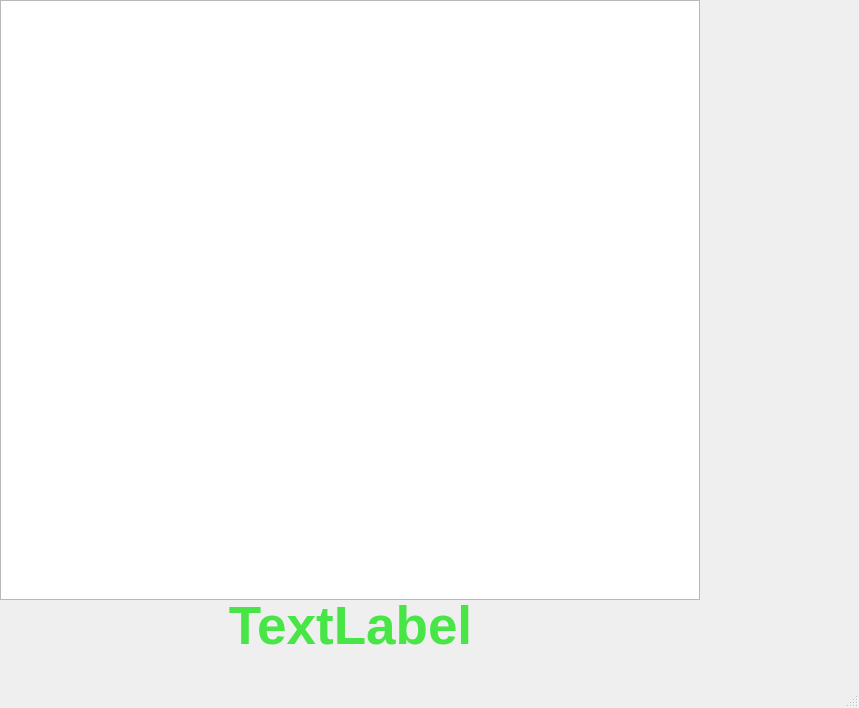
<?xml version="1.0" encoding="UTF-8"?>
<ui version="4.0">
 <class>MainWindow</class>
 <widget class="QMainWindow" name="MainWindow">
  <property name="geometry">
   <rect>
    <x>0</x>
    <y>0</y>
    <width>859</width>
    <height>708</height>
   </rect>
  </property>
  <property name="windowTitle">
   <string>MainWindow</string>
  </property>
  <widget class="QWidget" name="centralwidget">
   <widget class="QTableWidget" name="table">
    <property name="geometry">
     <rect>
      <x>0</x>
      <y>0</y>
      <width>700</width>
      <height>600</height>
     </rect>
    </property>
   </widget>
   <widget class="QLabel" name="label">
    <property name="geometry">
     <rect>
      <x>10</x>
      <y>600</y>
      <width>681</width>
      <height>51</height>
     </rect>
    </property>
    <property name="palette">
     <palette>
      <active>
       <colorrole role="WindowText">
        <brush brushstyle="SolidPattern">
         <color alpha="216">
          <red>40</red>
          <green>227</green>
          <blue>39</blue>
         </color>
        </brush>
       </colorrole>
      </active>
      <inactive>
       <colorrole role="WindowText">
        <brush brushstyle="SolidPattern">
         <color alpha="216">
          <red>40</red>
          <green>227</green>
          <blue>39</blue>
         </color>
        </brush>
       </colorrole>
      </inactive>
      <disabled>
       <colorrole role="WindowText">
        <brush brushstyle="SolidPattern">
         <color alpha="63">
          <red>0</red>
          <green>0</green>
          <blue>0</blue>
         </color>
        </brush>
       </colorrole>
      </disabled>
     </palette>
    </property>
    <property name="font">
     <font>
      <pointsize>40</pointsize>
      <weight>75</weight>
      <bold>true</bold>
     </font>
    </property>
    <property name="text">
     <string>TextLabel</string>
    </property>
    <property name="alignment">
     <set>Qt::AlignCenter</set>
    </property>
   </widget>
  </widget>
  <widget class="QMenuBar" name="menubar">
   <property name="geometry">
    <rect>
     <x>0</x>
     <y>0</y>
     <width>859</width>
     <height>22</height>
    </rect>
   </property>
  </widget>
  <widget class="QStatusBar" name="statusbar"/>
 </widget>
 <resources/>
 <connections/>
</ui>
